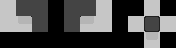

This game map was drawn from its Tiled (.tmx) file and the tilesets committed beside it. A one-line description and the full map source follow:
An orthogonal 11x3 tile map with 16x16 px tiles, 3 tile layers (regions, input_layer1, output_layer2).

<map version="1.5" tiledversion="1.7.2" orientation="orthogonal" renderorder="right-down" width="11" height="3" tilewidth="16" tileheight="16" infinite="0" nextlayerid="4" nextobjectid="1">
 <tileset firstgid="1" source="../../porthole-tileset.tsx" />
 <layer id="3" name="regions" width="11" height="3">
  <data encoding="csv">
1,1,1,0,1,1,1,0,0,1,0,
1,1,1,0,1,1,1,0,1,1,1,
0,0,0,0,0,0,0,0,0,1,0
</data>
 </layer>
 <layer id="1" name="input_layer1" width="11" height="3">
  <data encoding="csv">
2,33,33,0,33,33,2,0,0,2,0,
2,2,33,0,33,2,2,0,2,33,2,
0,0,0,0,0,0,0,0,0,2,0
</data>
 </layer>
 <layer id="2" name="output_layer2" width="11" height="3">
  <data encoding="csv">
0,0,0,0,0,0,0,0,0,0,0,
0,132,0,0,0,133,0,0,0,134,0,
0,0,0,0,0,0,0,0,0,102,0
</data>
 </layer>
</map>
